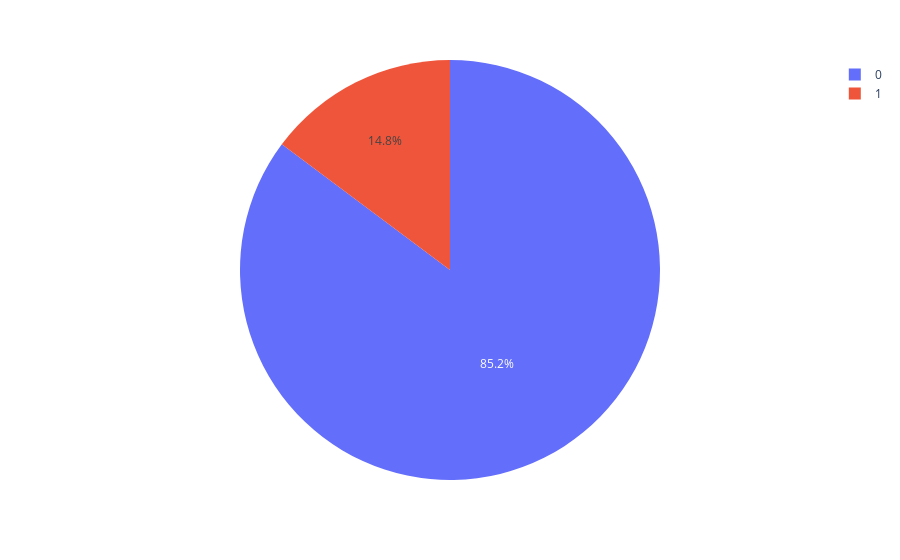

The code cell stored with this chart in its notebook:
### Markdown cell above
### Establishing Target Variable Visualzing Class Imbalance of Performance Dip <br>

The target variable for this project is performance dip, a binary indication on whether the player's performance is declining during the season. <br>

First, the player's percent change in performance is calculated, which calculates the percentage of how much the current week's yards per carry (YPC) differs from the player's rolling average YPC. <br>
After establishing the percent change, performance dip is calculated.  There are two main criteria used to indicate performance dip: falls below first quartile of percent change and has minimum of 6 carries.  The percentile-based distinction is made relative to this dataset's distribution and can adjust to player performance variability.  The minimum of 6 carries demonstrates that the player has a workload floor and the dip will reflect prolonged usage of a player<br>

Visualizing the imbalance of performance dip, it is largely expected for the majority of players to not have a performance dip because players having a declined performance in the season should be a relatively rare occurence.  It is critical to visualize and understand class imbalance of target variable since this will influence the metrics used for analyzing model performance.  Accuracy will be a poor choice since always prediciting "no dip" will yield 85% accuracy.  Focusing on metrics that handle imbalance well such as F1 score

### Code cell
#Percent Change Variable compares current performance against previous weeks rolling average
weekly_stats_clean3['PercentChange'] = (weekly_stats_clean3['Rushing_YPC'] - weekly_stats_clean3['Rolling_Avg_YPC'])/weekly_stats_clean3['Rolling_Avg_YPC']
min_carries = weekly_stats_clean3['Rushing_Att'] >= 6
threshold = weekly_stats_clean3['PercentChange'].quantile(0.25)
weekly_stats_clean3['Performance_Dip'] = ((weekly_stats_clean3['PercentChange'] <= threshold) & min_carries).astype(int)
rate = weekly_stats_clean3['Performance_Dip'].mean()
counts = weekly_stats_clean3['Performance_Dip'].value_counts()
print(f"Dip rate: {rate:.2%}\nCounts:\n{counts}")



fig = px.pie(weekly_stats_clean3['Performance_Dip'], names='Performance_Dip')
fig.show()

### Figure 1 — Plotly figure (JSON) as saved in the notebook; plotly's stock layout.template omitted (floating-point values rounded to 4 significant figures; data arrays with more than 128 entries replaced by an {"elided": "..."} marker saying what was removed)
{"data": [{"domain": {"x": [0, 1], "y": [0, 1]}, "hovertemplate": "Performance_Dip=%{label}<extra></extra>", "labels": {"elided": "6495 int values"}, "legendgroup": "", "name": "", "showlegend": true, "type": "pie"}], "layout": {"legend": {"tracegroupgap": 0}, "margin": {"t": 60}}}
